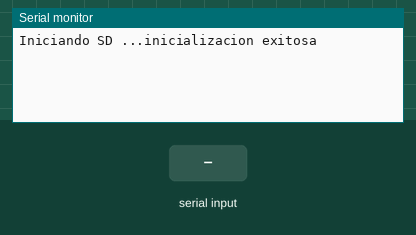
Simulated run of this sketch. Board: Arduino Uno, built with avr-gcc and run on an emulated ATmega328P. Shown: the last lines printed to the serial monitor. Inputs (shaded band) come from the test bench. Storage starts empty.

Above: at 1.2 s.
1.3 s: "90,45\n" received over Serial
At 3.3 s:
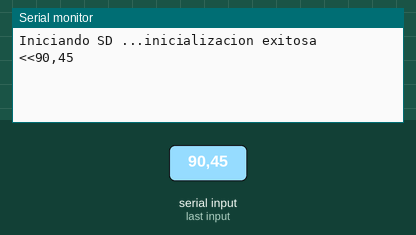
3.8 s: "5\n" received over Serial
At 5.5 s:
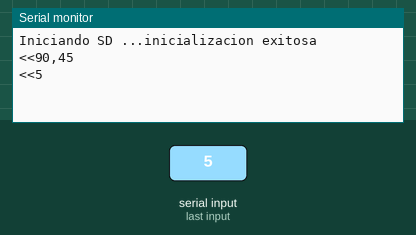

The sketch:

SDCardAndSerial.ino
```cpp
#include <SD.h>

File myFile;
int i;
int CS_PIN = 4;
int READ = 111;
int WRITE = 222;

void setup()
{
  Serial.begin(9600);
  Serial.print("Iniciando SD ...");
  if (!SD.begin(CS_PIN)) {
    Serial.println("No se pudo inicializar");
    return;
  }
  Serial.println("inicializacion exitosa");
  i = 0;
}

void loop() {
  i++;
  serialController();
  delay(15);
}

void serialController(){
  String comando = "";
  String compara = "RE";
  if (Serial.available() >0) {
    comando = Serial.readString();
    Serial.print("<<" + comando);
    int cmd = comando.toInt();
    if(cmd == READ){
      Serial.println(">>Lectura de archivo ejemplo.txt");
      myFile = SD.open("in/ejemplo.txt");
      if (myFile) {
        while (myFile.available()) {
          Serial.write(myFile.read());
        }
        myFile.close(); //cerramos el archivo
      } else {
        Serial.println("Error al abrir el archivo");
      }
    }
    if(cmd == WRITE){
      SD.mkdir("out2");
      Serial.print(">>Escritura de archivo ejemplo6.txt");
      myFile = SD.open("out2/ejemplo6.txt", FILE_WRITE);
      myFile.println("Escritura de ejemplo6 i=" + String(i));
      myFile.close();
    }
    Serial.println("");
  }

}
```

Measured:
- after the input at 1.3 s, the serial monitor: prints a new line after 1.0 s (image 1)
- after the input at 3.8 s, the serial monitor: prints a new line after 1.0 s (image 2)
